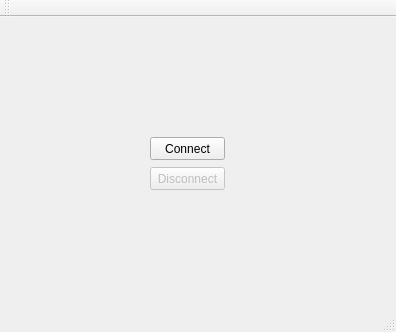
<?xml version="1.0" encoding="UTF-8"?>
<ui version="4.0">
 <class>MainWindow</class>
 <widget class="QMainWindow" name="MainWindow">
  <property name="geometry">
   <rect>
    <x>0</x>
    <y>0</y>
    <width>396</width>
    <height>332</height>
   </rect>
  </property>
  <property name="windowTitle">
   <string>MainWindow</string>
  </property>
  <widget class="QWidget" name="centralWidget">
   <widget class="QPushButton" name="pushButton">
    <property name="geometry">
     <rect>
      <x>150</x>
      <y>120</y>
      <width>75</width>
      <height>23</height>
     </rect>
    </property>
    <property name="text">
     <string>Connect</string>
    </property>
    <property name="autoDefault">
     <bool>false</bool>
    </property>
   </widget>
   <widget class="QPushButton" name="pushButton_2">
    <property name="enabled">
     <bool>false</bool>
    </property>
    <property name="geometry">
     <rect>
      <x>150</x>
      <y>150</y>
      <width>75</width>
      <height>23</height>
     </rect>
    </property>
    <property name="text">
     <string>Disconnect</string>
    </property>
   </widget>
  </widget>
  <widget class="QMenuBar" name="menuBar">
   <property name="geometry">
    <rect>
     <x>0</x>
     <y>0</y>
     <width>396</width>
     <height>21</height>
    </rect>
   </property>
  </widget>
  <widget class="QToolBar" name="mainToolBar">
   <attribute name="toolBarArea">
    <enum>TopToolBarArea</enum>
   </attribute>
   <attribute name="toolBarBreak">
    <bool>false</bool>
   </attribute>
  </widget>
  <widget class="QStatusBar" name="statusBar"/>
 </widget>
 <layoutdefault spacing="6" margin="11"/>
 <resources/>
 <connections/>
</ui>
